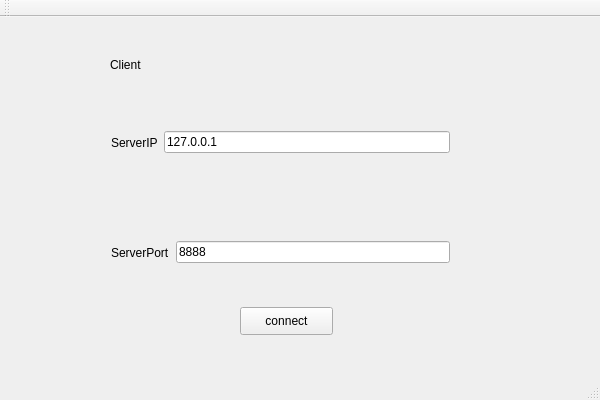
<?xml version="1.0" encoding="UTF-8"?>
<ui version="4.0">
 <class>ClientClass</class>
 <widget class="QMainWindow" name="ClientClass">
  <property name="geometry">
   <rect>
    <x>0</x>
    <y>0</y>
    <width>600</width>
    <height>400</height>
   </rect>
  </property>
  <property name="windowTitle">
   <string>Client</string>
  </property>
  <widget class="QWidget" name="centralWidget">
   <widget class="QLabel" name="label">
    <property name="geometry">
     <rect>
      <x>110</x>
      <y>40</y>
      <width>72</width>
      <height>15</height>
     </rect>
    </property>
    <property name="text">
     <string>Client</string>
    </property>
   </widget>
   <widget class="QWidget" name="widget" native="true">
    <property name="geometry">
     <rect>
      <x>100</x>
      <y>80</y>
      <width>361</width>
      <height>91</height>
     </rect>
    </property>
    <layout class="QHBoxLayout" name="horizontalLayout">
     <item>
      <widget class="QLabel" name="label_2">
       <property name="text">
        <string>ServerIP</string>
       </property>
      </widget>
     </item>
     <item>
      <widget class="QLineEdit" name="serverAddr_client_LE">
       <property name="text">
        <string>127.0.0.1</string>
       </property>
      </widget>
     </item>
    </layout>
   </widget>
   <widget class="QWidget" name="widget_2" native="true">
    <property name="geometry">
     <rect>
      <x>100</x>
      <y>190</y>
      <width>361</width>
      <height>91</height>
     </rect>
    </property>
    <layout class="QHBoxLayout" name="horizontalLayout_2">
     <item>
      <widget class="QLabel" name="label_3">
       <property name="text">
        <string>ServerPort</string>
       </property>
      </widget>
     </item>
     <item>
      <widget class="QLineEdit" name="serverPort_client_LE">
       <property name="text">
        <string>8888</string>
       </property>
      </widget>
     </item>
    </layout>
   </widget>
   <widget class="QPushButton" name="conn_client_BTN">
    <property name="geometry">
     <rect>
      <x>240</x>
      <y>290</y>
      <width>93</width>
      <height>28</height>
     </rect>
    </property>
    <property name="text">
     <string>connect</string>
    </property>
   </widget>
  </widget>
  <widget class="QMenuBar" name="menuBar">
   <property name="geometry">
    <rect>
     <x>0</x>
     <y>0</y>
     <width>600</width>
     <height>25</height>
    </rect>
   </property>
  </widget>
  <widget class="QToolBar" name="mainToolBar">
   <attribute name="toolBarArea">
    <enum>TopToolBarArea</enum>
   </attribute>
   <attribute name="toolBarBreak">
    <bool>false</bool>
   </attribute>
  </widget>
  <widget class="QStatusBar" name="statusBar"/>
 </widget>
 <layoutdefault spacing="6" margin="11"/>
 <resources>
  <include location="Client.qrc"/>
 </resources>
 <connections/>
</ui>
